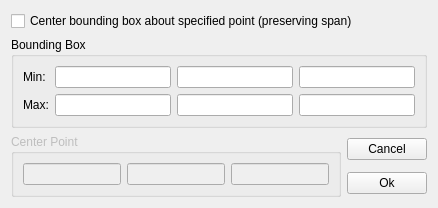
<?xml version="1.0" encoding="UTF-8"?>
<ui version="4.0">
 <class>BoundingBoxModify</class>
 <widget class="QWidget" name="BoundingBoxModify">
  <property name="geometry">
   <rect>
    <x>0</x>
    <y>0</y>
    <width>438</width>
    <height>203</height>
   </rect>
  </property>
  <property name="windowTitle">
   <string>Change Bounding Box</string>
  </property>
  <layout class="QGridLayout" name="gridLayout_3">
   <item row="0" column="0" colspan="2">
    <widget class="QCheckBox" name="_useCenterPoint">
     <property name="text">
      <string>Center bounding box about specified point (preserving span)</string>
     </property>
    </widget>
   </item>
   <item row="1" column="0" colspan="2">
    <widget class="QGroupBox" name="_boundingBoxGroup">
     <property name="title">
      <string>Bounding Box</string>
     </property>
     <layout class="QGridLayout" name="gridLayout">
      <item row="0" column="0">
       <widget class="QLabel" name="_boundingBoxMinLabel">
        <property name="text">
         <string>Min:</string>
        </property>
       </widget>
      </item>
      <item row="0" column="1">
       <widget class="QLineEdit" name="_boundingBoxMinX"/>
      </item>
      <item row="0" column="2">
       <widget class="QLineEdit" name="_boundingBoxMinY"/>
      </item>
      <item row="0" column="3">
       <widget class="QLineEdit" name="_boundingBoxMinZ"/>
      </item>
      <item row="1" column="0">
       <widget class="QLabel" name="_boundingBoxMaxLabel">
        <property name="text">
         <string>Max:</string>
        </property>
       </widget>
      </item>
      <item row="1" column="1">
       <widget class="QLineEdit" name="_boundingBoxMaxX"/>
      </item>
      <item row="1" column="2">
       <widget class="QLineEdit" name="_boundingBoxMaxY"/>
      </item>
      <item row="1" column="3">
       <widget class="QLineEdit" name="_boundingBoxMaxZ"/>
      </item>
     </layout>
    </widget>
   </item>
   <item row="2" column="0" rowspan="2">
    <widget class="QGroupBox" name="_centerPointGroup">
     <property name="enabled">
      <bool>false</bool>
     </property>
     <property name="title">
      <string>Center Point</string>
     </property>
     <layout class="QGridLayout" name="gridLayout_2">
      <item row="0" column="0">
       <widget class="QLineEdit" name="_centerPointX"/>
      </item>
      <item row="0" column="1">
       <widget class="QLineEdit" name="_centerPointY"/>
      </item>
      <item row="0" column="2">
       <widget class="QLineEdit" name="_centerPointZ"/>
      </item>
     </layout>
    </widget>
   </item>
   <item row="2" column="1">
    <widget class="QPushButton" name="_cancel">
     <property name="text">
      <string>Cancel</string>
     </property>
    </widget>
   </item>
   <item row="3" column="1">
    <widget class="QPushButton" name="_ok">
     <property name="text">
      <string>Ok</string>
     </property>
    </widget>
   </item>
  </layout>
 </widget>
 <resources/>
 <connections>
  <connection>
   <sender>_useCenterPoint</sender>
   <signal>toggled(bool)</signal>
   <receiver>_centerPointGroup</receiver>
   <slot>setEnabled(bool)</slot>
   <hints>
    <hint type="sourcelabel">
     <x>218</x>
     <y>20</y>
    </hint>
    <hint type="destinationlabel">
     <x>173</x>
     <y>163</y>
    </hint>
   </hints>
  </connection>
  <connection>
   <sender>_useCenterPoint</sender>
   <signal>toggled(bool)</signal>
   <receiver>_boundingBoxGroup</receiver>
   <slot>setDisabled(bool)</slot>
   <hints>
    <hint type="sourcelabel">
     <x>218</x>
     <y>20</y>
    </hint>
    <hint type="destinationlabel">
     <x>218</x>
     <y>82</y>
    </hint>
   </hints>
  </connection>
 </connections>
</ui>
